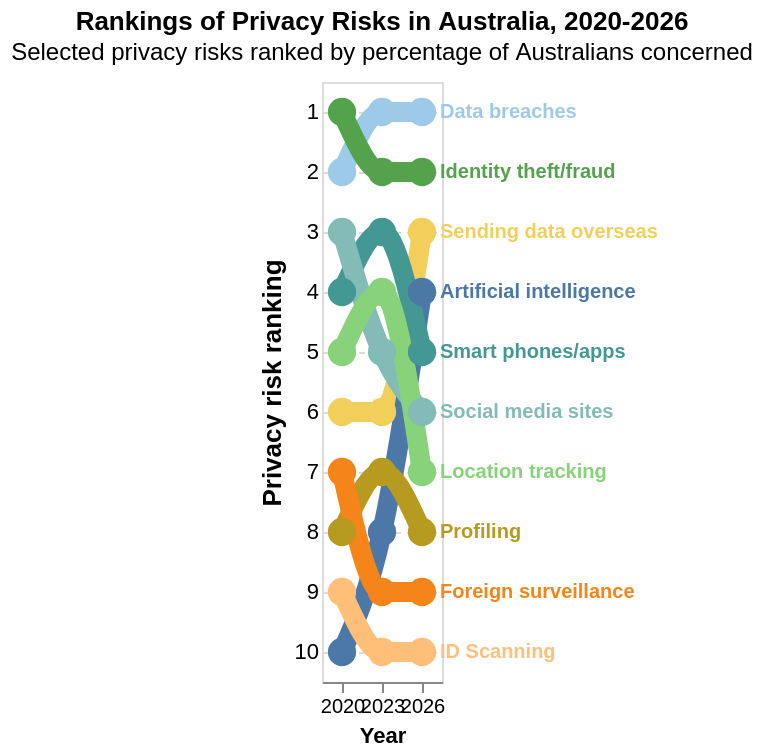

The specification (Vega-Lite) saved for this image:
### Vega-Lite specification from a JSON file in a GitHub repository (floating-point values rounded to 4 significant figures)
{"$schema": "https://vega.github.io/schema/vega-lite/v5.json", "title": {"text": "Rankings of Privacy Risks in Australia, 2020-2026", "subtitle": "Selected privacy risks ranked by percentage of Australians concerned"}, "width": "container", "height": 300, "data": {"values": [{"PrivacyRisk": "Data breaches", "Rank 2020": 2, "Rank 2023": 1, "Rank 2026": 1}, {"PrivacyRisk": "Identity theft/fraud", "Rank 2020": 1, "Rank 2023": 2, "Rank 2026": 2}, {"PrivacyRisk": "Sending data overseas", "Rank 2020": 6, "Rank 2023": 6, "Rank 2026": 3}, {"PrivacyRisk": "Artificial intelligence", "Rank 2020": 10, "Rank 2023": 8, "Rank 2026": 4}, {"PrivacyRisk": "Smart phones/apps", "Rank 2020": 4, "Rank 2023": 3, "Rank 2026": 5}, {"PrivacyRisk": "Social media sites", "Rank 2020": 3, "Rank 2023": 5, "Rank 2026": 6}, {"PrivacyRisk": "Location tracking", "Rank 2020": 5, "Rank 2023": 4, "Rank 2026": 7}, {"PrivacyRisk": "Profiling", "Rank 2020": 8, "Rank 2023": 7, "Rank 2026": 8}, {"PrivacyRisk": "Foreign surveillance", "Rank 2020": 7, "Rank 2023": 9, "Rank 2026": 9}, {"PrivacyRisk": "ID Scanning", "Rank 2020": 9, "Rank 2023": 10, "Rank 2026": 10}]}, "transform": [{"fold": ["Rank 2020", "Rank 2023", "Rank 2026"], "as": ["Year", "Rank"]}, {"calculate": "toNumber(replace(datum.Year, 'Rank ', ''))", "as": "Year"}], "encoding": {"x": {"field": "Year", "type": "ordinal", "sort": [2020, 2023, 2026], "axis": {"labelAngle": 0}}, "y": {"field": "Rank", "type": "quantitative", "scale": {"domain": [10.5, 0.5]}, "axis": {"title": "Privacy risk ranking", "titleFontSize": 13, "labelFontSize": 11, "values": [1, 2, 3, 4, 5, 6, 7, 8, 9, 10], "grid": true, "gridColor": "#dedbd2", "gridDash": [3, 3], "domain": false, "ticks": false}}, "color": {"field": "PrivacyRisk", "type": "nominal", "scale": {"scheme": "tableau20"}}, "detail": {"field": "PrivacyRisk"}, "tooltip": [{"field": "PrivacyRisk", "type": "nominal", "title": "Privacy risk"}, {"field": "Year", "type": "ordinal", "title": "Year"}, {"field": "Rank", "type": "quantitative", "title": "Rank", "format": ".0f"}]}, "layer": [{"mark": {"type": "line", "interpolate": "monotone", "strokeWidth": 10, "point": {"filled": true, "size": 200, "strokeWidth": 1}}}, {"transform": [{"filter": "datum.Year === 2026"}], "mark": {"type": "text", "align": "left", "dx": 9, "fontSize": 10, "fontWeight": "bold"}, "encoding": {"text": {"field": "PrivacyRisk"}, "color": {"field": "PrivacyRisk", "type": "nominal", "scale": {"scheme": "tableau20"}, "legend": null}}}]}
